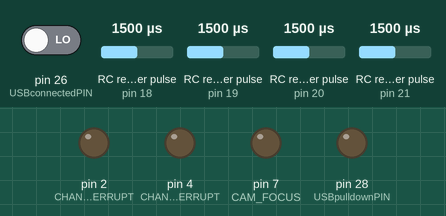
A sketch run on a simulated Arduino Mega 2560, built with avr-gcc and run on an emulated ATmega2560. On the bench: output pins drawn as LEDs (lit = HIGH). Wiring (inferred from the names in the program): 4 × RC receiver channel: data pin 18 / data pin 19 / data pin 20 / data pin 21. The test bench sets the inputs (shaded band); at power-on: RC receiver pulse (sensors on pin 18, pin 19, pin 20, pin 21) 1500 µs, pin 26 (USBconnectedPIN) LOW.

Above: at 1.2 s.
1.3 s: RC receiver pulse (sensor on pin 18) set to 1213 µs
2.8 s: RC receiver pulse (sensor on pin 18) set to 1192 µs
At 4.4 s:
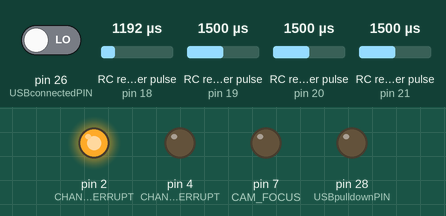
5.8 s: RC receiver pulse (sensor on pin 18) set to 1980 µs
At 6.3 s:
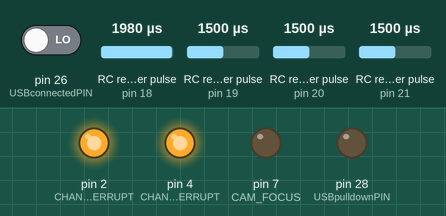
7.3 s: RC receiver pulse (sensor on pin 18) set to 1020 µs
At 8.5 s:
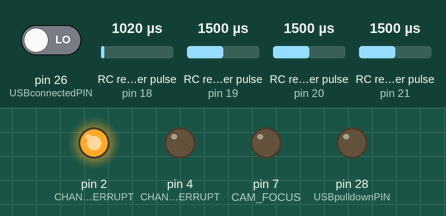
8.8 s: RC receiver pulse (sensor on pin 18) set to 1250 µs
At 9.8 s:
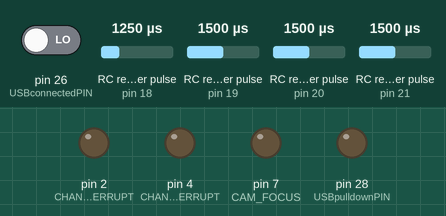
Timing chart, 0 to 11.3 s (numbered marks = the images above; inputs shaded):
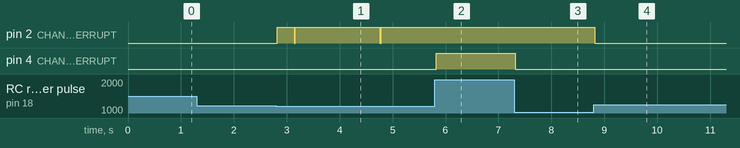

Measured:
- the behaviour switches between 1205 and 1204 µs on RC receiver pulse (sensor on pin 18) (found by bisection; images 0 and 1)
- after the input at 1.3 s, every drawn part: stays the same
- after the input at 2.8 s, pin 2 (CHAN4_INTERRUPT): goes HIGH 0.32 s, LOW 0.02 s, HIGH 1.6 s, LOW 0.02 s, then HIGH, starting at once
- after the input at 5.8 s, pin 2 (CHAN4_INTERRUPT): stays HIGH (without the input it goes to LOW after 0.48 s); pin 4 (CHAN2_INTERRUPT): LOW → HIGH at once
- after the input at 7.3 s, pin 4 (CHAN2_INTERRUPT): HIGH → LOW at once
- after the input at 8.8 s, pin 2 (CHAN4_INTERRUPT): HIGH → LOW at once

The sketch:

SAFF-MEGA.ino
```cpp
//#define __DEBUG
#define __MEGA
#include "Aimbot_Serial.h"
#include "eeprom.h"
#include "Aimbot_EEPROM.h"

// Interrupt numbers for each PWM chanel
#define CHAN1_INTERRUPT		3	// pin 20
#define CHAN2_INTERRUPT		4	// pin 19
#define CHAN3_INTERRUPT		5	// pin 18
#define CHAN4_INTERRUPT		2	// pin 21
#define CHAN1_DIGIN			20
#define CHAN2_DIGIN			19
#define CHAN3_DIGIN			18
#define CHAN4_DIGIN			21

// Power switching
#define ESC_PWR				2
#define PIX_PWR				3
#define FPV_PWR				4

// Camera (GoPro/DSLR)
int CAM_BTN_DELAY = 100;
int CAM_TRIGGER_DELAY = 500;
int CAM_FOCUS_DELAY = 200;
#define CAM_TRIGGER			6
#define CAM_FOCUS			7

// USB
#define USBconnectedPIN		26
#define USBpulldownPIN		28
bool USBisConnected = false;
bool megaDebug = DEBUG;

// RC defs
int xRCmin = 1916;
int xRCmax = 1052;
int xRCMAPmin = -10;
int xRCMAPmax = 10;
int yRCmin = 1040;
int yRCmax = 1916;
int yRCMAPmin = -10;
int yRCMAPmax = 10;
int xVECT_INmin = -127;
int xVECT_INmax = 127;
int xVECT_OUTmin = -31;
int xVECT_OUTmax = 31;
int yVECT_INmin = -98;
int yVECT_INmax = 98;
int yVECT_OUTmin = -18;
int yVECT_OUTmax = 18;

enum Aimbot_Mode
{
	SLEEP_MODE,
	AUTO,
	MANUAL,
}currentMode;

// PWM-in related vars
int lastRCvalCH1 = 0;  // cam trigger (gear)
int lastRCvalCH2 = 0;  // L/R (Left = 1916) (RIGHT = 1052)
int lastRCvalCH3 = 0;  // mode select (flap gyro)
int lastRCvalCH4 = 0;  // up down (UP = 1916, DOWN = 1052)

//timing, volatile due to interrupts
volatile unsigned long oldtime1 = 0;
volatile int timepassed1;
volatile unsigned long oldtime2 = 0;
volatile int timepassed2;
volatile unsigned long oldtime3 = 0;
volatile int timepassed3;
volatile unsigned long oldtime4 = 0;
volatile int timepassed4;

// Take picture routine
int lastPictureTime = 0;
bool isDSLR = false;

// Mode/loop related
volatile unsigned long lastPassTime = 0;
volatile bool isFirstAuto = true;
int LOOP_TIME = 50;
bool modeSequenceHasBeenDone = false; // At each restart mode has to go to sleep before start to avoid
// sudden start in auto/RC with bad consecuences
uint8_t pixyUpdateCount = 0;

// Serial interface
static AimBot_Serial m_pixySerial(Serial3);
static AimBot_Serial m_escSerial(Serial2);
String inString = "";  // buffer for PC communication

void setup()
{
	// Load config from persistent storage
	//loadSettingsFromEEPROM();

	// Setup serial
	if(megaDebug || isUSBconnected()) Serial.begin(BAUDRATE);	// Usb debug
	if(megaDebug) Serial.println("Setup started");
	Serial2.begin(BAUDRATE); //m_pixySerial begin
	Serial3.begin(BAUDRATE); //m_escSerial begin

	// Initial Mode
	currentMode = SLEEP_MODE; // Start with externals off

	// USB setup
	pinMode(USBpulldownPIN, OUTPUT);
	pinMode(USBconnectedPIN, INPUT);
	digitalWrite(USBpulldownPIN, LOW);

	// RC channels
	pinMode(CHAN1_DIGIN, INPUT); // throttle
	pinMode(CHAN2_DIGIN, INPUT); // aile
	pinMode(CHAN3_DIGIN, INPUT); // elev
	pinMode(CHAN4_DIGIN, INPUT); // rudd

	// power pins
	pinMode(CAM_TRIGGER, OUTPUT);
	pinMode(CAM_FOCUS, OUTPUT);
	pinMode(ESC_PWR, OUTPUT);
	pinMode(FPV_PWR, OUTPUT);
	digitalWrite(PIX_PWR, LOW); // Turn off Pixy power
	digitalWrite(ESC_PWR, LOW); // Turn off Brugi power
	digitalWrite(FPV_PWR, LOW); // Turn off Video transmitter power

	//Start mode selector interrupt (on RC channels)
	attachInterrupt(CHAN4_INTERRUPT, calculatePWMch4, CHANGE);
	attachInterrupt(CHAN3_INTERRUPT, calculatePWMch3, CHANGE);
	attachInterrupt(CHAN2_INTERRUPT, calculatePWMch2, CHANGE);
	attachInterrupt(CHAN1_INTERRUPT, calculatePWMch1, CHANGE);

	if (megaDebug) Serial.println("Setup complete");
}

void loop()
{
		if (checkCameraTrigger())
		{
			Serial.println("CAMERA!");
		    delay(1000);
		}
		else
		{
			Serial.print("1chan: "); Serial.println(+lastRCvalCH1);
			Serial.print("2chan: "); Serial.println(+lastRCvalCH2);
			Serial.print("3chan: "); Serial.println(+lastRCvalCH3);
			Serial.print("4chan: "); Serial.println(+lastRCvalCH4);
			Serial.println("--------------------------");
			delay(100);
		}
}
void Mode_Auto()
{
	if (isFirstAuto)
	{
		isFirstAuto = false;
		// Wait for Brugi feedback (brugi in position after init)
		while (Serial2.available() < 1){ delay(1); }
		while (Serial2.available() > 0){ Serial2.read(); }
		m_pixySerial.pixyCmd(PIXY_START); // Start pixy
		pixyUpdateCount = 0;
		return; //pixy wont respond immediatly, so we don't need to continue here.
	}
	if (!m_pixySerial.update()){
		pixyUpdateCount++;
		// Making sure pixy is running, if it is then nothing happens. if it's not, then this will make sure it is.
		if (pixyUpdateCount >= 20){
			m_pixySerial.pixyCmd(PIXY_START);
			pixyUpdateCount = 0;
		}
		return; // update failed, nothing more to do, returning
	}


	char x = getVECTx(m_pixySerial.getX());
	char y = getVECTy(m_pixySerial.getY());

	//todo: add distance filter, not moving if movement is small. but take picture.
	if (x | y)
	{
		m_escSerial.sendXY(x, y, VECTOR); // Send to Brugi if any movement
		uint8_t timeout = 200;
		// Wait for Brugi feedback (brugi in position)
		while (Serial2.available() == 0)
		{
			if (timeout==0) break; //esc did not reach position, but continue regardless.
			if(megaDebug) Serial.println("waiting");
			delay(10);
			timeout--;
		}
		while (Serial2.available() > 0){ Serial2.read(); }
		//waiting for rig to settle
		delay(250);

		takePicture(); // Arrived at destination, take picture

		//flush both serials, reset
		m_pixySerial.flush();
		m_escSerial.flush();

		m_pixySerial.pixyCmd(PIXY_START); // Start pixy again
	}
}

void Mode_Manual()
{
	char x = getRCx();
	char y = getRCy();

	// Send to Brugi if any movement (or 0)
	m_escSerial.sendXY(x, y, MOV_XY);
}

// Helper routines--------------------------------------------------------------------------
bool checkCameraTrigger()
{
	// check if trigger is pressed
	if (lastRCvalCH1 > 1500) return true;
	else return false;
}

void takePicture()
{
	if (currentMode == SLEEP_MODE)
	{
		timelapseMode();
	}
	if (isDSLR) // DSLR's require focus before trigger
	{
		// Check that there is a set time between pictures
		int diff = millis() - lastPictureTime;
		if (diff > CAM_TRIGGER_DELAY)
		{
			digitalWrite(CAM_FOCUS, HIGH);
			delay(CAM_FOCUS_DELAY);
			digitalWrite(CAM_FOCUS, LOW);
			digitalWrite(CAM_TRIGGER, HIGH);
			delay(CAM_BTN_DELAY);
			digitalWrite(CAM_TRIGGER, LOW);
			lastPictureTime = millis();
		}
	}
	else
	{
		int diff = millis() - lastPictureTime;
		if (diff > CAM_TRIGGER_DELAY)
		{
			if(megaDebug) Serial.println("PICTURE!");
			digitalWrite(CAM_TRIGGER, HIGH);
			delay(CAM_BTN_DELAY);
			digitalWrite(CAM_TRIGGER, LOW);
			lastPictureTime = millis();
		}
	}
}
void timelapseMode() // takes a timelapse burst of 100 photos
{
	delay(5000); // wait a bit
	for (int i = 0; i < 100; i++)
	{
		delay(5000); // wait
		digitalWrite(CAM_TRIGGER, HIGH); // take picture
		delay(CAM_BTN_DELAY);
		digitalWrite(CAM_TRIGGER, LOW);
		m_escSerial.sendXY(10, 10, VECTOR); // move rig
		if (currentMode != SLEEP_MODE) // stop timelapse if mode is switched
		{
			while (Serial2.available() > 0){ Serial2.read(); } // flush buffer
			break;
		}
	}
}


char getRCx()
{
	// Map RC vals to degrees, X
	return (char)map(lastRCvalCH2, xRCmin, xRCmax, xRCMAPmin, xRCMAPmax);
}
char getRCy()
{
	// Map RC vals to degrees, Y
	return (char)map(lastRCvalCH4, yRCmin, yRCmax, yRCMAPmin, yRCMAPmax);
}

char getVECTx(char x)
{
	// Map pixy pixel-vector to degrees, X
	if (x == 0) return 0;
	return (char)map(x, xVECT_INmin, xVECT_INmax, xVECT_OUTmin, xVECT_OUTmax);
}
char getVECTy(char y)
{
	// Map pixy pixel-vector to degrees, Y
	if (y == 0) return 0;
	return (char)map(y, yVECT_INmin, yVECT_INmax, yVECT_OUTmin, yVECT_OUTmax);
}

void calculatePWMch1() // Gear
{
	timepassed1 = micros() - oldtime1;
	oldtime1 = micros();

	if (timepassed1 > 900 && timepassed1 < 2100) lastRCvalCH1 = timepassed1;
}
void calculatePWMch2() // Aile
{
	timepassed2 = micros() - oldtime2;
	oldtime2 = micros();

	if (timepassed2 > 900 && timepassed2 < 2100) lastRCvalCH2 = timepassed2;
}
void calculatePWMch3() // Mode selector
{
	// Mode select uses ORX flap gyro switch with 3 modes
	timepassed3 = micros() - oldtime3;
	oldtime3 = micros();

	if (timepassed3 < 2100 && timepassed3 > 900)
	{
		lastRCvalCH3 = timepassed3;
		if (timepassed3 > 1800){
			if (currentMode != MANUAL && modeSequenceHasBeenDone){
				// Manual, no pixy feed
				digitalWrite(PIX_PWR, LOW);
				digitalWrite(ESC_PWR, HIGH);
				digitalWrite(FPV_PWR, HIGH);
				if (currentMode != MANUAL && megaDebug) Serial.println("Mode is now set to MANUAL");
			}
			currentMode = MANUAL;
		}
		else if (timepassed3 > 1200)  {
			if (currentMode != SLEEP_MODE)
			{
				digitalWrite(PIX_PWR, LOW); // Turn off Pixy power
				digitalWrite(ESC_PWR, LOW); // Turn off Brugi power
				digitalWrite(FPV_PWR, LOW); // Turn off Video transmitter power
				if (currentMode != SLEEP_MODE && megaDebug) Serial.println("Mode is now set to SLEEP_MODE");
			}
			currentMode = SLEEP_MODE;
			modeSequenceHasBeenDone = true;  // Rig should always be set to sleep mode before normal operation as a
			// safety precaution
		}
		else {
			if (currentMode != AUTO && modeSequenceHasBeenDone)
			{
				// Auto, no video feed
				digitalWrite(PIX_PWR, HIGH);
				digitalWrite(ESC_PWR, HIGH);
				digitalWrite(FPV_PWR, LOW);
				isFirstAuto = true;
				if (currentMode != AUTO && megaDebug) Serial.println("Mode is now set to AUTO");
			}
			currentMode = AUTO;
		}
	}
}
void calculatePWMch4() // Elev
{
	timepassed4 = micros() - oldtime4;
	oldtime4 = micros();

	if (timepassed4 > 900 && timepassed4 < 2100) lastRCvalCH4 = timepassed4;
}

bool isUSBconnected()
{
	return digitalRead(USBconnectedPIN);
}

void communicateWithPC()
{
	if (Serial.available() > 0)
	{
		inString += (char)Serial.read(); // Read to bufferstring

		if (inString.length() >= 5) // All commands are 5 chars long
		{
			if (inString == "setup") // Recieve new settings
			{
				inString = "";
				int i = 0;
				int settings[21];
				while (i <= 20)
				{
					while (Serial.available() < 1){} // wait for next var
					char last = Serial.read();
					if (last == ',') // comma signals next variable
					{
						settings[i] = inString.toInt();
						inString = "";
						i++;
					}
					else inString += last;
				}

				isDSLR = settings[0]; // no casting, a bool is really a uint8 in disguise
				CAM_BTN_DELAY = settings[1];
				CAM_TRIGGER_DELAY = settings[2];
				CAM_FOCUS_DELAY = settings[3];
				LOOP_TIME = settings[4];
				xRCmin = settings[5];
				xRCmax = settings[6];
				xRCMAPmin = settings[7];
				xRCMAPmax = settings[8];
				yRCmin = settings[9];
				yRCmax = settings[10];
				yRCMAPmin = settings[11];
				yRCMAPmax = settings[12];
				xVECT_INmin = settings[13];
				xVECT_INmax = settings[14];
				xVECT_OUTmin = settings[15];
				xVECT_OUTmax = settings[16];
				yVECT_INmin = settings[17];
				yVECT_INmax = settings[18];
				yVECT_OUTmin = settings[19];
				yVECT_OUTmax = settings[20];
				inString = "";

			}
			else if (inString == "sendx") // Send current settings back
			{
				inString = "";
				Serial.print(isDSLR, DEC); Serial.print(",");
				Serial.print(CAM_BTN_DELAY, DEC); Serial.print(",");
				Serial.print(CAM_TRIGGER_DELAY, DEC); Serial.print(",");
				Serial.print(CAM_FOCUS_DELAY, DEC); Serial.print(",");
				Serial.print(LOOP_TIME, DEC); Serial.print(",");
				Serial.print(xRCmin, DEC); Serial.print(",");
				Serial.print(xRCmax, DEC); Serial.print(",");
				Serial.print(xRCMAPmin, DEC); Serial.print(",");
				Serial.print(xRCMAPmax, DEC); Serial.print(",");
				Serial.print(yRCmin, DEC); Serial.print(",");
				Serial.print(yRCmax, DEC); Serial.print(",");
				Serial.print(yRCMAPmin, DEC); Serial.print(",");
				Serial.print(yRCMAPmax, DEC); Serial.print(",");
				Serial.print(xVECT_INmin, DEC); Serial.print(",");
				Serial.print(xVECT_INmax, DEC); Serial.print(",");
				Serial.print(xVECT_OUTmin, DEC); Serial.print(",");
				Serial.print(xVECT_OUTmax, DEC); Serial.print(",");
				Serial.print(yVECT_INmin, DEC); Serial.print(",");
				Serial.print(yVECT_INmax, DEC); Serial.print(",");
				Serial.print(yVECT_OUTmin, DEC); Serial.print(",");
				Serial.print(yVECT_OUTmax, DEC); Serial.print(",");
				Serial.println(""); // prints newline so it's more convenient when using debug console
			}
			else if (inString == "savex") // Save to EEPROM
			{
				inString = "";
				saveSettingsToEEPROM();
			}
			else
			{
				inString = "";  // Serial might be out of sync, flush bufferstring
			}
			while (Serial.available() > 0)
			{
				Serial.read(); // Flush serial in
			}
		}
	}

}

void saveSettingsToEEPROM()
{
	// Each address on the EEPROM is 8 bits
	int i = 0;
	EEPROMWriteBool(i, isDSLR); i++; // bool uses only one 8bit block
	EEPROMWriteInt16(i, CAM_BTN_DELAY); i++; i++; // an int is 16 bits and uses two blocks
	EEPROMWriteInt16(i, CAM_TRIGGER_DELAY); i++; i++;
	EEPROMWriteInt16(i, CAM_FOCUS_DELAY); i++; i++;
	EEPROMWriteInt16(i, LOOP_TIME); i++; i++;
	EEPROMWriteInt16(i, xRCmin); i++; i++;
	EEPROMWriteInt16(i, xRCmax); i++; i++;
	EEPROMWriteInt16(i, xRCMAPmin); i++; i++;
	EEPROMWriteInt16(i, xRCMAPmax); i++; i++;
	EEPROMWriteInt16(i, yRCmin); i++; i++;
	EEPROMWriteInt16(i, yRCmax); i++; i++;
	EEPROMWriteInt16(i, yRCMAPmin); i++; i++;
	EEPROMWriteInt16(i, yRCMAPmax); i++; i++;
	EEPROMWriteInt16(i, xVECT_INmin); i++; i++;
	EEPROMWriteInt16(i, xVECT_INmax); i++; i++;
	EEPROMWriteInt16(i, xVECT_OUTmin); i++; i++;
	EEPROMWriteInt16(i, xVECT_OUTmax); i++; i++;
	EEPROMWriteInt16(i, yVECT_INmin); i++; i++;
	EEPROMWriteInt16(i, yVECT_INmax); i++; i++;
	EEPROMWriteInt16(i, yVECT_OUTmin); i++; i++;
	EEPROMWriteInt16(i, yVECT_OUTmax); i++; i++;
}

void loadSettingsFromEEPROM()
{
	int i = 0;
	isDSLR = EEPROMReadBool(i); i++;
	CAM_BTN_DELAY = EEPROMReadInt16(i); i++; i++;
	CAM_TRIGGER_DELAY = EEPROMReadInt16(i); i++; i++;
	CAM_FOCUS_DELAY = EEPROMReadInt16(i); i++; i++;
	LOOP_TIME = EEPROMReadInt16(i); i++; i++;
	xRCmin = EEPROMReadInt16(i); i++; i++;
	xRCmax = EEPROMReadInt16(i); i++; i++;
	xRCMAPmin = EEPROMReadInt16(i); i++; i++;
	xRCMAPmax = EEPROMReadInt16(i); i++; i++;
	yRCmin = EEPROMReadInt16(i); i++; i++;
	yRCmax = EEPROMReadInt16(i); i++; i++;
	yRCMAPmin = EEPROMReadInt16(i); i++; i++;
	yRCMAPmax = EEPROMReadInt16(i); i++; i++;
	xVECT_INmin = EEPROMReadInt16(i); i++; i++;
	xVECT_INmax = EEPROMReadInt16(i); i++; i++;
	xVECT_OUTmin = EEPROMReadInt16(i); i++; i++;
	xVECT_OUTmax = EEPROMReadInt16(i); i++; i++;
	yVECT_INmin = EEPROMReadInt16(i); i++; i++;
	yVECT_INmax = EEPROMReadInt16(i); i++; i++;
	yVECT_OUTmin = EEPROMReadInt16(i); i++; i++;
	yVECT_OUTmax = EEPROMReadInt16(i); i++; i++;
}
```

Aimbot_EEPROM.h
```cpp
// There is 4K (4096 bytes) EEPROM storage on ATmega2560

//Writes a 16 bit int to EEPROM
void EEPROMWriteInt16(int p_address, int p_value)
{
     byte lowByte = p_value; // everything above the first eight bits is set to zero
	 byte highByte = (p_value >> 8);

     EEPROM.write(p_address, lowByte);
     EEPROM.write(p_address + 1, highByte);
}

// Reads a 16 bit int from EEPROM
int EEPROMReadInt16(int p_address)
{
     byte lowByte = EEPROM.read(p_address);
     byte highByte = EEPROM.read(p_address + 1);
	 return highByte << 8 | lowByte;
}

// Write byte
void EEPROMWriteByte(int p_address, byte p_value)
{
	EEPROM.write(p_address, p_value);
}

// Read byte
byte EEPROMReadByte(int p_address)
{
	return EEPROM.read(p_address);
}

void EEPROMWriteBool(int p_address, bool p_bool)
{
	if (p_bool) EEPROM.write(p_address, (byte)1);
	else EEPROM.write(p_address, (byte)0);
}

bool EEPROMReadBool(int p_address)
{
	if (EEPROM.read(p_address) == 1) return true;
	else return false;
}
```

Source omitted: Aimbot_Serial.h (10164 bytes)
